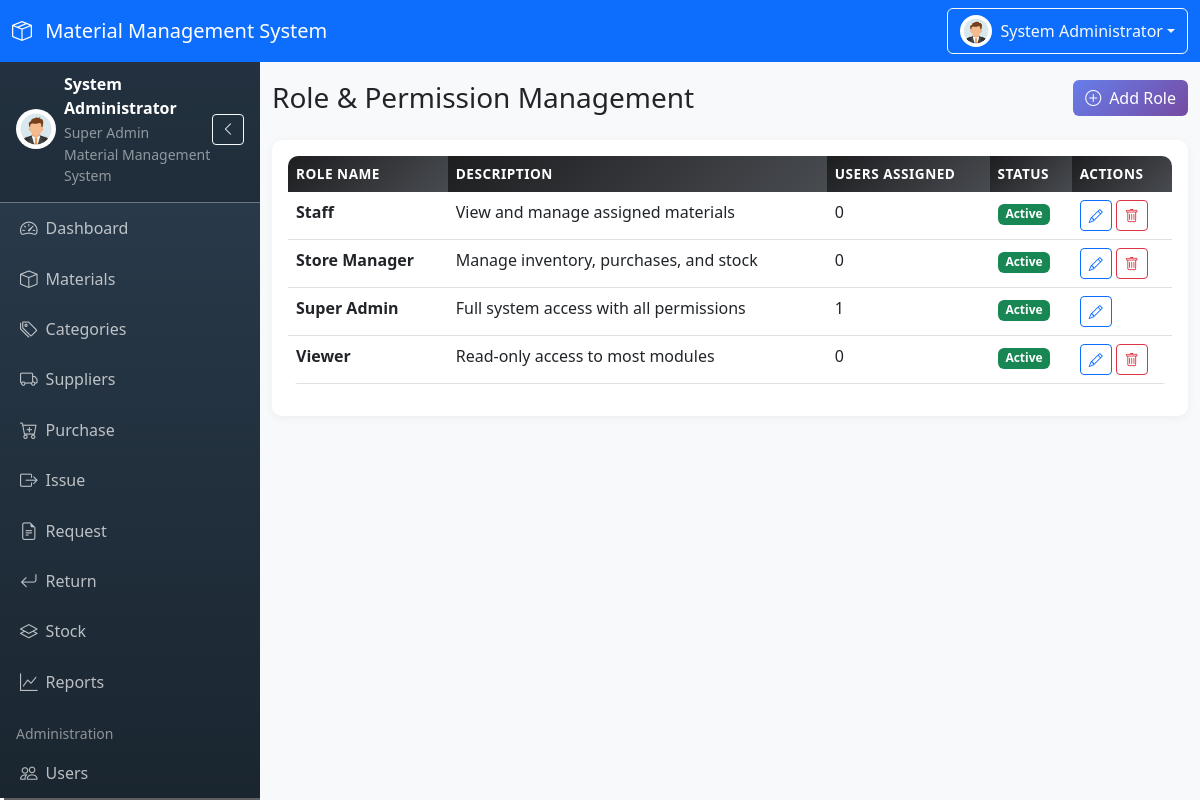
The app's page /modules/roles/index.php (signed in) with its own data.
### tables this page shows
CREATE TABLE `roles` (
  `id` int(11) NOT NULL,
  `role_name` varchar(100) NOT NULL,
  `description` text DEFAULT NULL,
  `status` enum('Active','Inactive') NOT NULL DEFAULT 'Active',
  `created_at` timestamp NOT NULL DEFAULT current_timestamp(),
  `updated_at` timestamp NOT NULL DEFAULT current_timestamp() ON UPDATE current_timestamp()
);

### includes/permission_check.php (called while the page is built, shortened)
<?php
function hasPermission($permissionKey) {
    return in_array($permissionKey, $_SESSION['permissions']);
}
        ?>

### modules/roles/index.php (the view, shortened to what this page needs)
<?php
require_once __DIR__ . '/../../includes/permission_check.php';
$sql = "SELECT r.*, COUNT(u.id) as user_count
        FROM roles r
        LEFT JOIN users u ON r.id = u.role_id
        GROUP BY r.id
        ORDER BY r.role_name";
$stmt = $pdo->query($sql);
$roles = $stmt->fetchAll();
require_once __DIR__ . '/../../includes/header.php';
?>
<div class="d-flex justify-content-between align-items-center mb-4">
    <h1 class="h3 mb-0">Role & Permission Management</h1>
    <?php if (hasPermission('roles.create')): ?>
    <a href="<?php echo BASE_URL; ?>/modules/roles/create.php" class="btn btn-primary">
        <i class="bi bi-plus-circle me-2"></i>Add Role
    </a>
    <?php endif; ?>
</div>
<div class="card">
    <div class="card-body">
        <div class="table-responsive">
            <table class="table table-hover">
                <thead>
                    <tr>
                        <th>Role Name</th>
                        <th>Description</th>
                        <th>Users Assigned</th>
                        <th>Status</th>
                        <th>Actions</th>
                    </tr>
                </thead>
                <tbody>
                    <?php foreach ($roles as $role): ?>
                    <tr>
                        <td><strong><?php echo htmlspecialchars($role['role_name']); ?></strong></td>
                        <td><?php echo htmlspecialchars($role['description'] ?? '-'); ?></td>
                        <td><?php echo $role['user_count']; ?></td>
                        <td>
                            <span class="badge bg-<?php echo $role['status'] === 'Active' ? 'success' : 'secondary'; ?>">
                                <?php echo htmlspecialchars($role['status']); ?>
                            </span>
                        </td>
                        <td>
                            <?php if (hasPermission('roles.edit')): ?>
                            <button class="btn btn-sm btn-outline-primary" onclick="editRole(<?php echo $role['id']; ?>)">
                                <i class="bi bi-pencil"></i>
                            </button>
                            <?php endif; ?>
                            <?php if (hasPermission('roles.delete') && $role['role_name'] !== 'Super Admin'): ?>
                            <button class="btn btn-sm btn-outline-danger" onclick="deleteRole(<?php echo $role['id']; ?>)">
                                <i class="bi bi-trash"></i>
                            </button>
                            <?php endif; ?>
                        </td>
                    </tr>
                    <?php endforeach; ?>
                </tbody>
            </table>
        </div>
    </div>
</div>
<?php require_once __DIR__ . '/../../includes/footer.php'; ?>

### assets/css/style.css (style rules this page uses)
:root { --primary-color: #667eea; --secondary-color: #764ba2; --sidebar-width: 260px; --sidebar-collapsed-width: 70px; --navbar-height: 56px; }
body { font-family: 'Segoe UI', Tahoma, Geneva, Verdana, sans-serif; background-color: #f8f9fa; overflow-x: hidden; }
.card { border: none; border-radius: 10px; box-shadow: 0 2px 10px rgba(0, 0, 0, 0.05); margin-bottom: 20px; }
.table { border-radius: 10px; overflow: hidden; }
.table thead th { background: linear-gradient(135deg, #1d1e20, #484b50); color: white; border: none; font-weight: 600; text-transform: uppercase; font-size: 0.85rem; letter-spacing: 0.5px; }
.table tbody tr { transition: all 0.2s ease; }
.btn-primary { background: linear-gradient(135deg, var(--primary-color), var(--secondary-color)); border: none; }

### records on screen
roles: role_name "Staff", description "View and manage assigned materials", user_count "0", status "Active"
roles: role_name "Store Manager", description "Manage inventory, purchases, and stock", user_count "0", status "Active"
roles: role_name "Super Admin", description "Full system access with all permissions", user_count "1", status "Active"
roles: role_name "Viewer", description "Read-only access to most modules", user_count "0", status "Active"

### other values on screen
SYSTEM_NAME "Material Management System"
$_SESSION['full_name'] "System Administrator"
$_SESSION['role_name'] "Super Admin"
